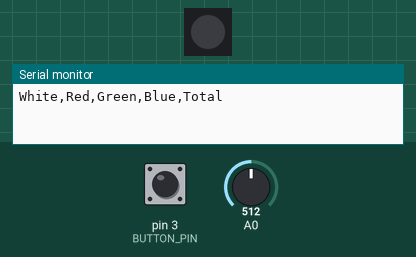
The sketch below on a simulated Arduino Uno, built with avr-gcc and run on an emulated ATmega328P. Shown: 1 RGB LEDs in strip order, left to right, the last lines printed to the serial monitor. The test bench sets the inputs (shaded band); at power-on: pin 3 (BUTTON_PIN) HIGH, A0 = 512. Dim RGB values are drawn brighter than linear.

Above: at 1.3 s.
1.4 s: pin 3 (BUTTON_PIN) pulled LOW for 0.15 s
At 1.6 s:
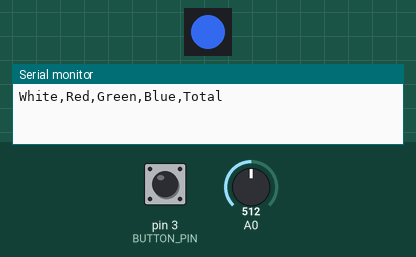
At 2.36 s:
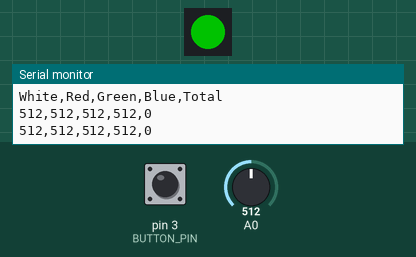
4.4 s: pin 3 (BUTTON_PIN) pulled LOW for 1 s
At 5.3 s:
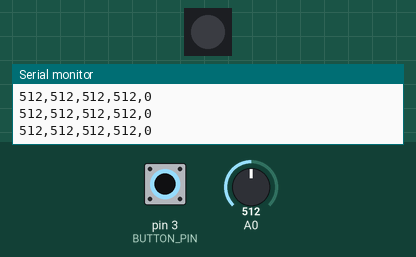
Timing chart, 0 to 7.4 s (numbered marks = the images above; inputs shaded):
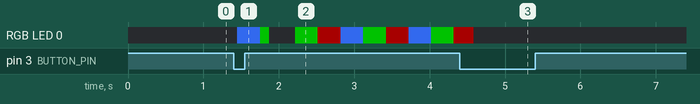

The sketch:

color_sense_collect_data.ino
```cpp
/*
  ============================================
  D1 mini ESP8266 — LDR Color Checker (WS2812)
  By: HackMakeMod.com
  ============================================

  What this does:
  - Flashes a single WS2812 LED (white, red, green, blue) at a surface
  - Reads reflected light with an LDR on A0
  - Converts those four readings into an RGB estimate (0..255)
  - Names the color (24-ish labels) and shows it on a 128x64 SSD1306 OLED
  - Prints a clean debug line to Serial with everything needed to tune thresholds

  Hardware (tested wiring):
    • Board: LOLIN(WEMOS) D1 mini (ESP8266)
    • WS2812: 1 pixel on D4 (GPIO2)
    • LDR: voltage divider to A0 (typical 10k to GND, LDR to 3V3), optional small cap to smooth noise
    • OLED: SSD1306 128x64 I2C at 0x3C (SDA=D2, SCL=D1)
    • Button: momentary to GND on D3, use INPUT_PULLUP (must be released at boot)

  Libraries:
    Adafruit_NeoPixel, Adafruit_GFX, Adafruit_SSD1306

  Notes for makers:
  - The LDR does not “see” color directly, it sees intensity. By lighting the sample
    with R, G, B separately and comparing to white, you get a color “signature.”
  - LDRs tend to be strong in red, weak in blue. The LED also struggles to be as bright in blue.
    That’s why we drive R, G, B at different base values below.
  - To improve repeatability, this code takes three quick readings per color and uses the median.
    Median-of-3 kills the occasional spike without slowing things down.

  Tuning quick-start:
    • SENS_PCT   — overall LED drive. Keeps R:G:B ratio intact. Use 40..150.
    • WHITE_*    — when to call a sample “white.” If whites look like “orange/amber,”
                    loosen WHITE_EASE a bit or reduce WHITE_WRAW_MIN.
    • NEUTRAL / BROWN / TAN thresholds — at the “Helpers for naming” section,
                    tweak C8/Y/warm-bias and the hue windows for your materials.

  Serial output columns:
    Red  Green  Blue  Hue  Chroma  Name
  Keep Serial Monitor at 115200 baud. Great for plotting and threshold tuning.

  Author: you. Comments added for clarity by ChatGPT.
*/

#include <Arduino.h>
// #include <Wire.h>
#include <math.h>
// #include <Adafruit_GFX.h>
// #include <Adafruit_SSD1306.h>
#include <Adafruit_NeoPixel.h>

#define PIN_NEOPIXEL 4
#define BUTTON_PIN   3
// #define OLED_ADDR    0x3C
// #define SCREEN_W     128
// #define SCREEN_H     64

// -------------------------------
// Global “knobs” you can turn
// -------------------------------

bool startRecording = false;
uint8_t buttonState = 1;
constexpr float NUM_OF_SAMPLES = 10.0; // 400ms per sample

// Overall brightness… single number. Preserves your R:G:B ratio below.
// Try 40 for dim tests, 80 for safe normal, 100 for baseline, 150 for bright.
const uint8_t SENS_PCT = 80;

// White detection… two checks:
// 1) Wraw must be bright enough (WHITE_WRAW_MIN)
// 2) Chroma (C8) must be low enough (WHITE_C8_MAX)
// We also allow small color cast with WHITE_EASE added to C8 limit.
const uint16_t WHITE_WRAW_MIN = 960;  // how bright it must look under white
const uint8_t  WHITE_C8_MAX   = 32;   // how “neutral” it must be (0 = perfectly neutral)
const uint8_t  WHITE_EASE     = 20;   // extra tolerance for off-whites (only affecting chroma)

// Base per-channel LED drive (before SENS_PCT scaling). These are your tuned ratios.
// Lower red if red overwhelms, raise blue if blue looks weak on your LDR.
const uint8_t LED_R = 53;
const uint8_t LED_G = 110;
const uint8_t LED_B = 250;
// const uint8_t LED_R = 88;
// const uint8_t LED_G = 110;
// const uint8_t LED_B = 180;

// How long to let the light and LDR settle before reading.
// You made these equal; keep white equal or longer if you see jitter.
const uint16_t SETTLE_W_MS   = 5;
const uint16_t SETTLE_RGB_MS = 5;

// Adafruit_SSD1306 display(SCREEN_W, SCREEN_H, &Wire, -1);
Adafruit_NeoPixel  px(1, PIN_NEOPIXEL, NEO_GRB + NEO_KHZ800);

// Computed LED values after SENS_PCT scaling
static uint8_t LED_RS, LED_GS, LED_BS;

// Basic helpers
static inline uint8_t clamp255(long v){ return (uint8_t)(v < 0 ? 0 : (v > 255 ? 255 : v)); }
static inline uint8_t scalePct(uint16_t base, uint8_t pct){
  // Multiply then divide with rounding; guard the 255 max WS2812 expects
  uint32_t v = (uint32_t)base * pct + 50;
  v /= 100;
  if(v > 255) v = 255;
  return (uint8_t)v;
}
static inline void refreshScaled(){
  // Keep the R:G:B proportion, just scale the whole tripod with SENS_PCT
  LED_RS = scalePct(LED_R, SENS_PCT);
  LED_GS = scalePct(LED_G, SENS_PCT);
  LED_BS = scalePct(LED_B, SENS_PCT);
}

// -------------------------------
// LED control
// -------------------------------
static inline void ledOff(){ px.setPixelColor(0, 0); px.show(); }
static inline void ledR(){ px.setPixelColor(0, px.Color(LED_RS, 0, 0)); px.show(); }
static inline void ledG(){ px.setPixelColor(0, px.Color(0, LED_GS, 0)); px.show(); }
static inline void ledB(){ px.setPixelColor(0, px.Color(0, 0, LED_BS)); px.show(); }
static inline void ledW(){ px.setPixelColor(0, px.Color(LED_RS, LED_GS, LED_BS)); px.show(); }

// -------------------------------
// Stable sampling: median of 3
// Why median? It rejects a single bad spike without expensive averaging.
// -------------------------------
static inline uint16_t sampleWith(void (*fn)(), uint16_t settle){
  fn();                 // turn on the chosen color
  delay(settle);        // let LED and LDR settle
  uint16_t v = analogRead(A0);
  delay(2);
  ledOff();             // turn off quickly to avoid heating the LED or bleeding light
  return v;
}

static inline uint16_t readAverage(void (*fn)(), uint16_t settle) {
  float sum = 0.0;
  for (uint8_t i = 0; i < NUM_OF_SAMPLES; i++) {
    sum += sampleWith(fn, settle);
    delay(3);
  }
  return static_cast<uint16_t>(sum/NUM_OF_SAMPLES);
}

// “Reads” that the rest of the code uses
// static inline uint16_t readW(){ return readMedian3(ledW, SETTLE_W_MS); }
// static inline uint16_t readR(){ return readMedian3(ledR, SETTLE_RGB_MS); }
// static inline uint16_t readG(){ return readMedian3(ledG, SETTLE_RGB_MS); }
// static inline uint16_t readB(){ return readMedian3(ledB, SETTLE_RGB_MS); }

// “Reads” that the rest of the code uses
static inline uint16_t readW(){ return readAverage(ledW, SETTLE_W_MS); }
static inline uint16_t readR(){ return readAverage(ledR, SETTLE_RGB_MS); }
static inline uint16_t readG(){ return readAverage(ledG, SETTLE_RGB_MS); }
static inline uint16_t readB(){ return readAverage(ledB, SETTLE_RGB_MS); }

// Simple press-and-release debounce loop.
// Hold the button low to start a read, release to continue.
void waitButtonPressRelease(){                                           // deglitch
  if(digitalRead(BUTTON_PIN) != buttonState)  {
    delay(25); // wait for release
    buttonState = digitalRead(BUTTON_PIN);
    if (buttonState == LOW)
      startRecording = !startRecording;
  }
  delay(25);                                            // deglitch


}

// -------------------------------
// Arduino setup/loop
// -------------------------------
void setup(){
  pinMode(BUTTON_PIN, INPUT_PULLUP);      // button idle = HIGH, pressed = LOW
  // Wire.begin(D2, D1);                     // I2C pins for D1 mini
  // display.begin(SSD1306_SWITCHCAPVCC, OLED_ADDR);

  px.begin();
  px.setBrightness(255);                  // keep driver at 255, we scale per-channel ourselves
  refreshScaled();                        // compute LED_RS/Gs/Bs from SENS_PCT

  Serial.begin(115200);
  delay(100);
  // Serial.println("Red\tGreen\tBlue\tHue\tChroma\tName");
  Serial.println("White,Red,Green,Blue,Total");
  // Serial.println("W_Raw\tR_Raw\tG_RAW\tB_Raw\tTotal | R_Norm\tG_Norm\tB_Norm");
}

void loop(){
  // Wait for a press-and-release so each scan is deliberate and repeatable
  waitButtonPressRelease();

  if (startRecording == false)
    return;
  // One full pass… each read is median-of-3 to stabilize the ADC and sensor
  int Wraw = readW();
  int Rraw = readR();
  int Graw = readG();
  int Braw = readB();

  // Your “spread” math… compares each color to the white level, then normalizes.
  int Total = (Wraw - Rraw) + (Wraw - Graw) + (Wraw - Braw);
  // if(Total < 1) Total = 1; // guard divide-by-zero

  // long R8i = 255 - (255L * (long)(Wraw - Rraw)) / Total;
  // long G8i = 255 - (255L * (long)(Wraw - Graw)) / Total;
  // long B8i = 255 - (255L * (long)(Wraw - Braw)) / Total;

  // uint8_t R8 = clamp255(R8i);
  // uint8_t G8 = clamp255(G8i);
  // uint8_t B8 = clamp255(B8i);

  // // Name + hue for Serial
  // float H = -1.0f;
  // const char* cname = nameFromScaled(R8, G8, B8, Wraw, H);
  // String name(cname);

  // // Chroma for Serial (how colorful the RGB is)
  // uint8_t mx8 = max(R8, max(G8, B8));
  // uint8_t mn8 = min(R8, min(G8, B8));
  // uint8_t C8  = mx8 - mn8;

  // Show on OLED
  // oledShowRGBName(R8, G8, B8, name);

  // Serial row… compact, human-readable, easy to copy into a sheet
  // Serial.print((int)R8);  Serial.print('\t');
  // Serial.print((int)G8);  Serial.print('\t');
  // Serial.print((int)B8);  Serial.print('\t');
  // Serial.print(H, 1);     Serial.print('\t');
  // Serial.print(C8);       Serial.print('\t');
  // Serial.println(name);

  // Serial.println(); // blank spacer between scans

  // Serial.print(Wraw);  Serial.print('\t');
  // Serial.print(Rraw);  Serial.print('\t');
  // Serial.print(Graw);  Serial.print('\t');
  // Serial.print(Braw);     Serial.print('\t');
  // Serial.print(Total);
  Serial.print(Wraw);  Serial.print(",");
  Serial.print(Rraw);  Serial.print(",");
  Serial.print(Graw);  Serial.print(",");
  Serial.print(Braw);     Serial.print(",");
  Serial.print(Total);
  // Serial.print(" | ");
  // Serial.print(R8);  Serial.print('\t');
  // Serial.print(G8);  Serial.print('\t');
  // Serial.print(B8);

  Serial.println(); // blank spacer between scans

//   Serial.print(F("Button State: "));
//   Serial.print(buttonState);
//   Serial.print(F(" | Record: "));
//   Serial.println(startRecording);
}
```

Measured:
- after the input at 1.4 s, RGB LED 0: off → RGB(42, 88, 200) after 0.05 s, → RGB(0, 88, 0) 0.30 s later, → off 0.12 s later, → RGB(0, 88, 0) 0.34 s later, … (11 changes in this stretch)
